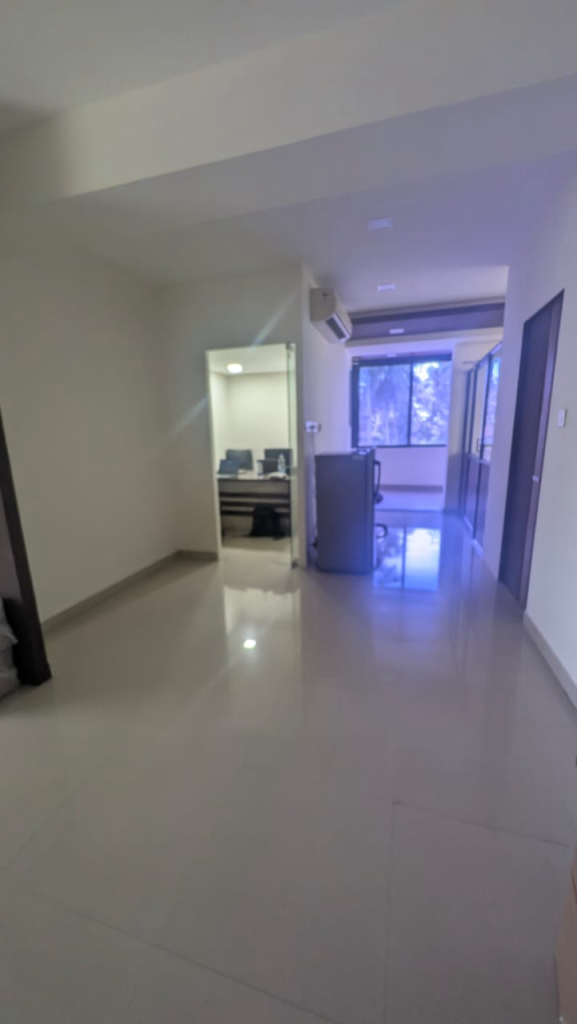
#> input picture docs/roza-lab-interior/images/current/originals/e8acd304-90fe-442a-97bd-2090052adc13.jpg, 577 x 1024 px, found by its file name
$ python generate_assets.py
#> lines starting #> are read from the running program, lines starting #| are printed output that depends on the picture
"""Build the reproducible Roza Lab survey plates and schematic drawing assets.

Run from the repository root:
    python3 docs/roza-lab/generate_assets.py

The plan is an evidence-led schematic, deliberately not a measured construction
drawing.  It copies the owner-supplied originals, adds relative-direction
overlays, imports the six generated concept visuals, and writes SVG diagrams.
"""

from __future__ import annotations

import shutil
from pathlib import Path

from PIL import Image, ImageDraw, ImageFont


ROOT = Path(__file__).resolve().parent
SOURCE = Path("/home/ubuntu/.cursor/projects/workspace/assets")
GENERATED = Path("/opt/cursor/artifacts/assets")
ORIGINALS = ROOT / "survey" / "originals"
PLATES = ROOT / "survey" / "directional-plates"
VISUALS = ROOT / "visuals"
DIAGRAMS = ROOT / "diagrams"

FONT_PATH = "/usr/share/fonts/truetype/dejavu/DejaVuSans.ttf"
FONT_BOLD_PATH = "/usr/share/fonts/truetype/dejavu/DejaVuSans-Bold.ttf"


PHOTOS = [
    {
        "id": "P01",
        "source": "e8acd304-90fe-442a-97bd-2090052adc13.jpg",
        "zone": "Central hall / monitoring approach",
        "camera": "South end of the open hall",
        "facing": "toward the AC, refrigerator and daylight glazing",
        "left": "doorway to the compact glass office",
        "ahead": "AC, fridge and foliage-facing end",
        "right": "solid wall and glazed/corridor edge",
        "note": "Duplicate view retained as supplied. Project north is the exterior foliage / glazing reference, not true north.",
    },
    {
        "id": "P02",
        "source": "5f3dec56-d61d-4556-9051-56d58ba2bac9.jpg",
        "zone": "Central hall / monitoring approach",
        "camera": "South end of the open hall",
        "facing": "toward the AC, refrigerator and daylight glazing",
        "left": "doorway to the compact glass office",
        "ahead": "AC, fridge and foliage-facing end",
        "right": "solid wall and glazed/corridor edge",
        "note": "Duplicate view retained as supplied. Project north is the exterior foliage / glazing reference, not true north.",
    },
    {
        "id": "P03",
        "source": "3f109f5a-196f-46a1-b4e0-116515d6f525.jpg",
        "zone": "Compact glass office",
        "camera": "At the office doorway",
        "facing": "toward the high black-framed window",
        "left": "existing desk and loose task chair",
        "ahead": "small exterior window and blank wall",
        "right": "full-height glass partition and pull handle",
        "note": "Low ceiling, fixed glazing and narrow width limit desk depth; retain clear door swing.",
    },
    {
        "id": "P04",
        "source": "a59f8d44-2e2b-443b-bca3-962ba1f1f003.jpg",
        "zone": "Entry-side narrow corridor",
        "camera": "Inner end of the narrow passage",
        "facing": "toward the striped-glass door / bright end",
        "left": "continuous solid wall",
        "ahead": "frosted horizontal-stripe glass door",
        "right": "tall dark-brown dividing partition",
        "note": "A protected egress passage: keep it free of storage and preserve the glass-door clearance.",
    },
    {
        "id": "P05",
        "source": "c6e56543-6619-4a1f-bfe8-def7064e6074.jpg",
        "zone": "Glass-fronted lab / workroom",
        "camera": "Central hall, immediately outside the lab door",
        "facing": "into the existing counter room",
        "left": "desk counter and task seating",
        "ahead": "rear worktop and blind-covered window",
        "right": "long sample counter with red-lid jars and microwave",
        "note": "Existing counters, glass frontage, blinds and wood-slat lower panels are retained as design anchors.",
    },
    {
        "id": "P06",
        "source": "7b745c99-ef3e-4d91-9d99-bcb1cdc725d2.jpg",
        "zone": "Glass-fronted lab / workroom",
        "camera": "Central hall, immediately outside the lab door",
        "facing": "into the existing counter room",
        "left": "desk counter and task seating",
        "ahead": "rear worktop and blind-covered window",
        "right": "long sample counter with red-lid jars and microwave",
        "note": "Duplicate view retained as supplied; counters support the proposed test lab and QC station.",
    },
    {
        "id": "P07",
        "source": "10a6ab4c-07bc-44d3-b6e5-3cb625ba9828.jpg",
        "zone": "Compact glass office",
        "camera": "At the office doorway",
        "facing": "toward the high black-framed window",
        "left": "existing desk and task chair",
        "ahead": "small exterior window and blank wall",
        "right": "full-height glass partition and pull handle",
        "note": "Repeat of P03 view; confirms compact office proportions and glazing condition.",
    },
    {
        "id": "P08",
        "source": "dd4b80d3-4949-44e4-b96f-bb147a325c15.jpg",
        "zone": "Long window gallery",
        "camera": "Gallery connection / inner end",
        "facing": "toward the corner of black-framed foliage windows",
        "left": "corner exterior glazing",
        "ahead": "tropical foliage-facing windows",
        "right": "white wall, fan and opening back to hall",
        "note": "Dark wood ceiling, square lights, fan and long daylight edge are key fixed character elements.",
    },
    {
        "id": "P09",
        "source": "2d3e378c-6bee-44d5-9e37-8e2e0d7f6024.jpg",
        "zone": "Window gallery looking to central hall",
        "camera": "Inside the gallery near the foliage windows",
        "facing": "toward the black threshold and central hall",
        "left": "glass-fronted lab / wood-slat panels",
        "ahead": "hall, AC and circulation connection",
        "right": "open gallery edge and task chair",
        "note": "The black threshold marks the transition between the wood-ceiling gallery and central circulation.",
    },
    {
        "id": "P10",
        "source": "13d6bde0-d9af-461e-9d35-7688d56c4305.jpg",
        "zone": "Window gallery looking to central hall",
        "camera": "Inside the gallery near the foliage windows",
        "facing": "toward the black threshold and central hall",
        "left": "glass-fronted lab / wood-slat panels",
        "ahead": "hall, AC and circulation connection",
        "right": "open gallery edge and task chair",
        "note": "Duplicate view retained as supplied; confirms lab-to-gallery adjacency.",
    },
    {
        "id": "P11",
        "source": "4ce4fd53-0f12-4cdf-bb45-f481b5c2a0d3.jpg",
        "zone": "Long window gallery",
        "camera": "Gallery connection / inner end",
        "facing": "toward the corner of black-framed foliage windows",
        "left": "corner exterior glazing",
        "ahead": "tropical foliage-facing windows",
        "right": "white wall, fan and opening back to hall",
        "note": "Repeat of P08; wall fan and retained ceiling establish the practical environmental constraints.",
    },
    {
        "id": "P12",
        "source": "e38c5f61-9c20-4271-9b9e-b785c86ce581.jpg",
        "zone": "Long window gallery, reverse view",
        "camera": "Foliage-window end of gallery",
        "facing": "back along the long room toward its opening",
        "left": "solid wall and wall-mounted fan",
        "ahead": "end wall with return opening",
        "right": "continuous black-framed exterior windows",
        "note": "Reverse view confirms the room is a long, narrow gallery rather than a large open hall.",
    },
    {
        "id": "P13",
        "source": "16c13832-2a0d-4ec4-a40b-f8ec73feec53.jpg",
        "zone": "Long window gallery, reverse view",
        "camera": "Foliage-window end of gallery",
        "facing": "back along the long room toward its opening",
        "left": "solid wall and wall-mounted fan",
        "ahead": "end wall with return opening",
        "right": "continuous black-framed exterior windows",
        "note": "Duplicate reverse view retained as supplied; confirms an unobstructed linear circulation path.",
    },
]

CONCEPTS = {
    "ceo-office.png": "roza-ceo-office-concept.png",
    "marketing-hub.png": "roza-marketing-hub-concept.png",
    "qc-rd.png": "roza-qc-rd-concept-v2.png",
    "roastery-test-lab.png": "roza-roastery-test-lab-concept.png",
    "monitoring-station.png": "roza-monitoring-station-concept.png",
    "gallery-circulation.png": "roza-gallery-circulation-concept.png",
}


def font(size: int, bold: bool = False) -> ImageFont.FreeTypeFont:
    return ImageFont.truetype(FONT_BOLD_PATH if bold else FONT_PATH, size=size)


def bounded_text(draw: ImageDraw.ImageDraw, xy: tuple[int, int], text: str, max_width: int, fnt, fill) -> int:
    """Draw word-wrapped copy and return its final y coordinate."""
    x, y = xy
    words, line = text.split(), ""
    for word in words:
        proposal = f"{line} {word}".strip()
        if draw.textbbox((0, 0), proposal, font=fnt)[2] > max_width and line:
            draw.text((x, y), line, font=fnt, fill=fill)
            y += fnt.size + 7
            line = word
        else:
            line = proposal
    if line:
        draw.text((x, y), line, font=fnt, fill=fill)
        y += fnt.size + 7
    return y


def draw_compass(draw: ImageDraw.ImageDraw, cx: int, cy: int) -> None:
    navy, amber, cream = "#1F2933", "#D79A3B", "#FFF8ED"
    draw.ellipse((cx - 49, cy - 49, cx + 49, cy + 49), outline=cream, width=3)
    draw.line((cx, cy + 34, cx, cy - 34), fill=amber, width=6)
    draw.polygon([(cx, cy - 44), (cx - 9, cy - 21), (cx + 9, cy - 21)], fill=amber)
    draw.line((cx - 31, cy, cx + 31, cy), fill=cream, width=2)
    draw.text((cx - 7, cy - 73), "N*", font=font(17, True), fill=cream)
    draw.text((cx + 55, cy - 9), "E", font=font(15, True), fill=cream)
    draw.text((cx - 7, cy + 51), "S", font=font(15, True), fill=cream)
    draw.text((cx - 72, cy - 9), "W", font=font(15, True), fill=cream)


def make_plate(record: dict) -> None:
    source = SOURCE / record["source"]
    original = ORIGINALS / f"{record['id']}.jpg"
    plate = PLATES / f"{record['id']}-directional.jpg"
    shutil.copy2(source, original)

    image = Image.open(source).convert("RGB")
    max_width = 1050
    if image.width > max_width:
        image = image.resize((max_width, round(image.height * max_width / image.width)), Image.Resampling.LANCZOS)
    header_h, footer_h = 216, 252
    canvas = Image.new("RGB", (image.width, image.height + header_h + footer_h), "#1F2933")
    canvas.paste(image, (0, header_h))
    draw = ImageDraw.Draw(canvas, "RGBA")

    draw.rectangle((0, 0, image.width, header_h), fill="#1F2933")
    draw.text((28, 23), f"{record['id']}  /  CURRENT-CONDITIONS SURVEY", font=font(19, True), fill="#E8B65E")
    title_bottom = bounded_text(
        draw,
        (28, 53),
        record["zone"].upper(),
        image.width - 195,
        font(25, True),
        "#FFF8ED",
    )
    draw.text((28, title_bottom + 1), "N* = exterior foliage / glazing (project reference)", font=font(15), fill="#D7E3EA")
    draw.text((28, title_bottom + 26), "Relative labels: camera-facing, left, ahead, right.", font=font(15), fill="#D7E3EA")
    draw_compass(draw, image.width - 87, 101)

    # Directional field-of-view arrow in the image body.
    center_x, center_y = image.width // 2, header_h + int(image.height * 0.62)
    draw.line((center_x, header_h + image.height - 60, center_x, center_y), fill="#E8B65E", width=9)
    draw.polygon(
        [(center_x, center_y - 26), (center_x - 19, center_y + 17), (center_x + 19, center_y + 17)],
        fill="#E8B65E",
    )
    tag = "CAMERA FACING"
    tag_box = draw.textbbox((0, 0), tag, font=font(16, True))
    tag_w = tag_box[2] - tag_box[0] + 22
    draw.rounded_rectangle(
        (center_x - tag_w // 2, center_y + 32, center_x + tag_w // 2, center_y + 61),
        radius=10,
        fill="#1F2933CC",
    )
    draw.text((center_x - tag_w // 2 + 11, center_y + 37), tag, font=font(16, True), fill="#FFF8ED")

    footer_y = header_h + image.height
    draw.rectangle((0, footer_y, image.width, canvas.height), fill="#1F2933")
    y = footer_y + 24
    y = bounded_text(draw, (38, y), f"CAMERA POSITION  {record['camera']}", image.width - 76, font(20, True), "#FFF8ED")
    y += 5
    y = bounded_text(draw, (38, y), f"AHEAD  {record['facing']}", image.width - 76, font(19), "#D7E3EA")
    y = bounded_text(draw, (38, y), f"LEFT  {record['left']}     |     RIGHT  {record['right']}", image.width - 76, font(19), "#D7E3EA")
    bounded_text(draw, (38, y + 2), f"* {record['note']}", image.width - 76, font(16), "#E8B65E")
    canvas.save(plate, quality=92, optimize=True)


# [130 lines left out: functions write_plan, write_monitoring, not called in this run]


def main() -> None:
    for folder in (ORIGINALS, PLATES, VISUALS, DIAGRAMS):
        folder.mkdir(parents=True, exist_ok=True)
    for record in PHOTOS:
        make_plate(record)
#> in make_plate, image is the input picture: PIL image 577x1024 RGB; mean R, G, B 119.8, 118, 126
#> in make_plate, `canvas = Image.new("RGB", (image.width, image.height + header_h + foot..`:
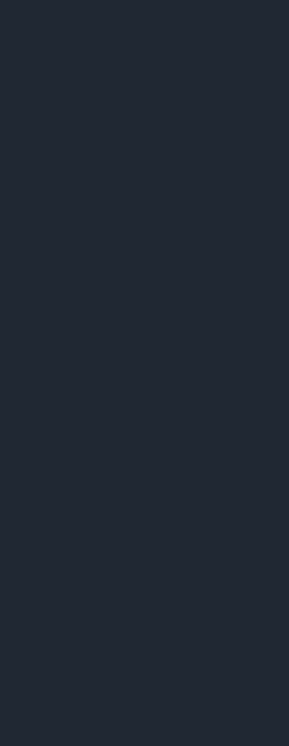
#> canvas: PIL image 577x1492 RGB (shown at 1/2 size); mean R, G, B 31, 41, 51
#> in make_plate, `canvas.paste(image, (0, header_h))`:
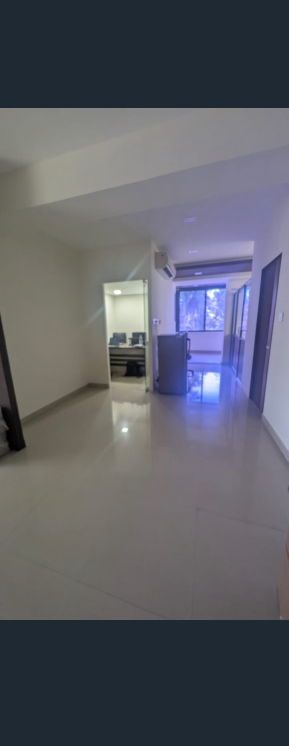
#> canvas: PIL image 577x1492 RGB (shown at 1/2 size); mean R, G, B 91.9, 93.9, 102.5
#> in make_plate, `title_bottom = bounded_text( draw, (28, 53), record["zone"].upper(), i..`: title_bottom = 117
#> in make_plate, `tag_box = draw.textbbox((0, 0), tag, font=font(16, True))`: tag_box = (0, 3, 147, 15)
#> in make_plate, `tag_w = tag_box[2] - tag_box[0] + 22`: tag_w = 169
#> in make_plate, `y = bounded_text(draw, (38, y), f"CAMERA POSITION  {record['camera']}"..`: y = 1318
#> in make_plate, `y += 5`: y = 1323
#> in make_plate, `y = bounded_text(draw, (38, y), f"AHEAD  {record['facing']}", image.wi..`: y = 1375
#> in make_plate, `y = bounded_text(draw, (38, y), f"LEFT  {record['left']}     |     RIG..`: y = 1427
#> in make_plate, `canvas.save(plate, quality=92, optimize=True)`:
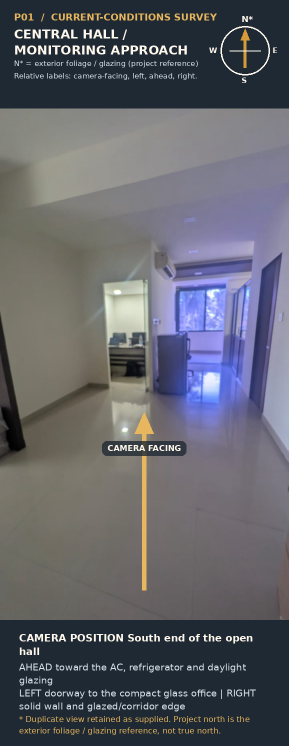
#> saved as P01-directional.jpg: PIL image 577x1492 RGB (shown at 1/2 size); mean R, G, B 97.4, 98.6, 106.1
#> pass 2 of the loop in main, `for record in PHOTOS:`:
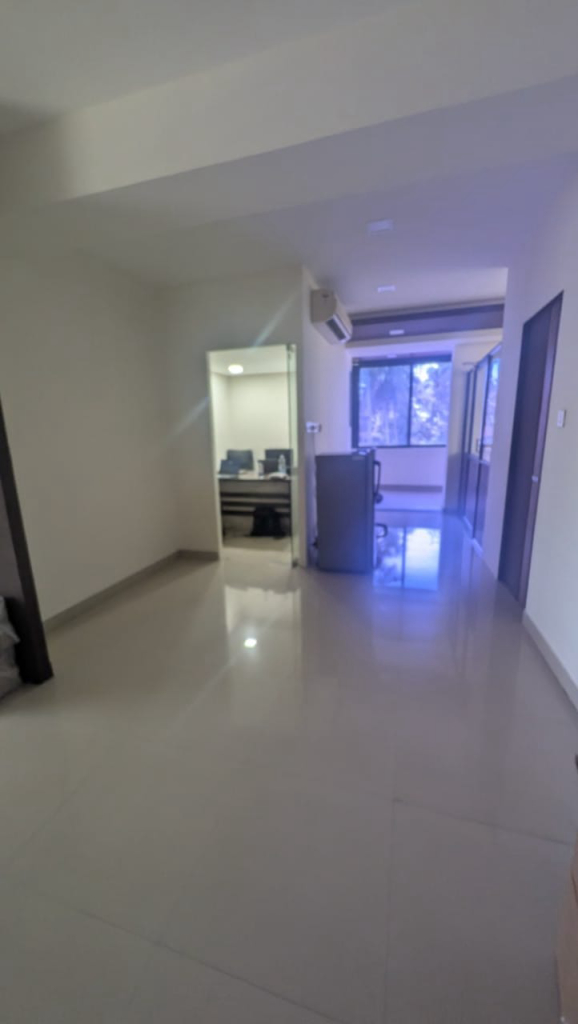
#> input picture docs/roza-lab-interior/images/current/originals/5f3dec56-d61d-4556-9051-56d58ba2bac9.jpg, 578 x 1024 px, found by its file name
#> in make_plate, image is the input picture: PIL image 578x1024 RGB; mean R, G, B 119.2, 117.6, 125.5
#> in make_plate (call 2), `canvas.paste(image, (0, header_h))`:
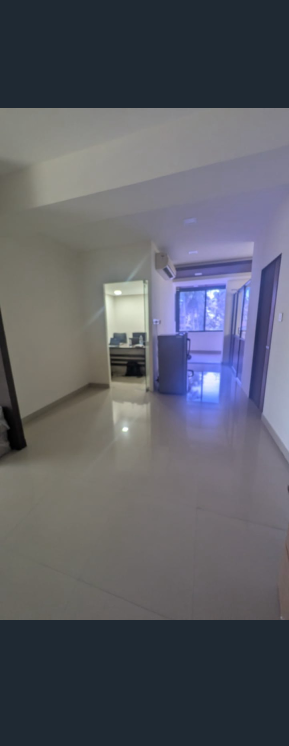
#> canvas: PIL image 578x1492 RGB (shown at 1/2 size); mean R, G, B 91.5, 93.6, 102.1
#> in make_plate (call 2), `y = bounded_text(draw, (38, y), f"CAMERA POSITION  {record['camera']}"..`: y = 1318
#> in make_plate (call 2), `y += 5`: y = 1323
#> in make_plate (call 2), `y = bounded_text(draw, (38, y), f"AHEAD  {record['facing']}", image.wi..`: y = 1375
#> in make_plate (call 2), `y = bounded_text(draw, (38, y), f"LEFT  {record['left']}     |     RIG..`: y = 1427
#> in make_plate (call 2), `canvas.save(plate, quality=92, optimize=True)`:
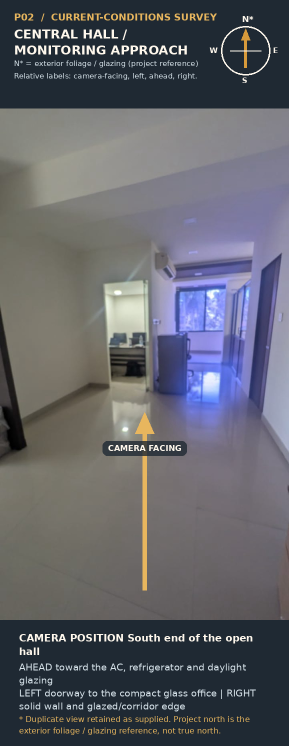
#> saved as P02-directional.jpg: PIL image 578x1492 RGB (shown at 1/2 size); mean R, G, B 97, 98.3, 105.7
#> pass 3 of the loop in main, `for record in PHOTOS:`:
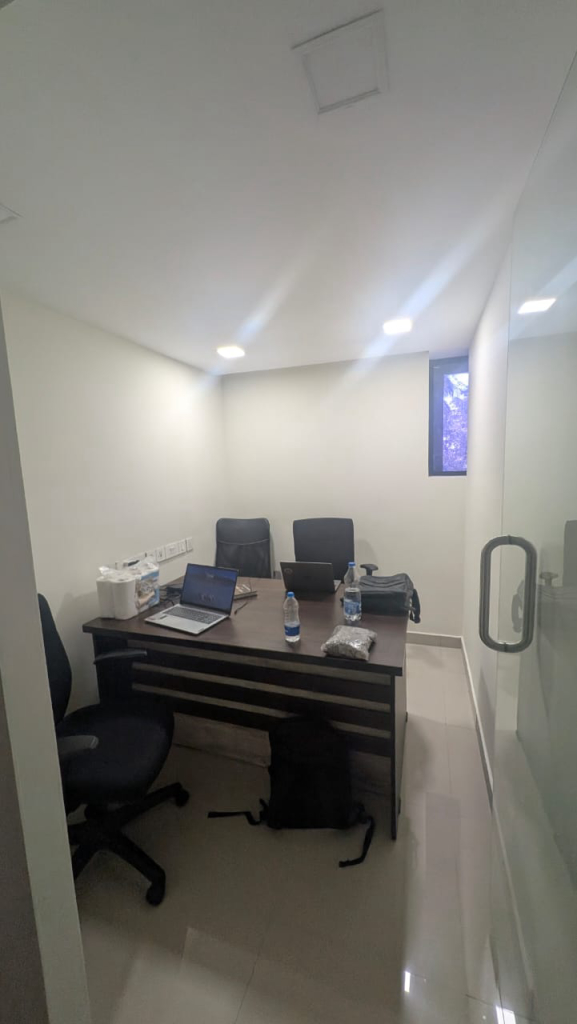
#> input picture docs/roza-lab-interior/images/current/originals/3f109f5a-196f-46a1-b4e0-116515d6f525.jpg, 577 x 1024 px, found by its file name
#> in make_plate, image is the input picture: PIL image 577x1024 RGB; mean R, G, B 130.2, 128.4, 122.9
#> in make_plate (call 3), `canvas.paste(image, (0, header_h))`:
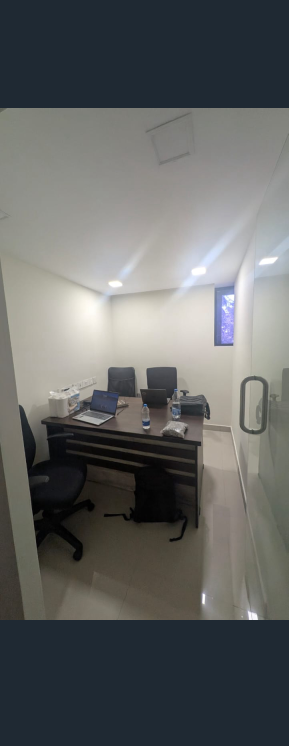
#> canvas: PIL image 577x1492 RGB (shown at 1/2 size); mean R, G, B 99.1, 101, 100.3
#> title_bottom = 85
#> in make_plate (call 3), `y = bounded_text(draw, (38, y), f"CAMERA POSITION  {record['camera']}"..`: y = 1291
#> in make_plate (call 3), `y += 5`: y = 1296
#> in make_plate (call 3), `y = bounded_text(draw, (38, y), f"AHEAD  {record['facing']}", image.wi..`: y = 1322
#> in make_plate (call 3), `y = bounded_text(draw, (38, y), f"LEFT  {record['left']}     |     RIG..`: y = 1374
#> in make_plate (call 3), `canvas.save(plate, quality=92, optimize=True)`:
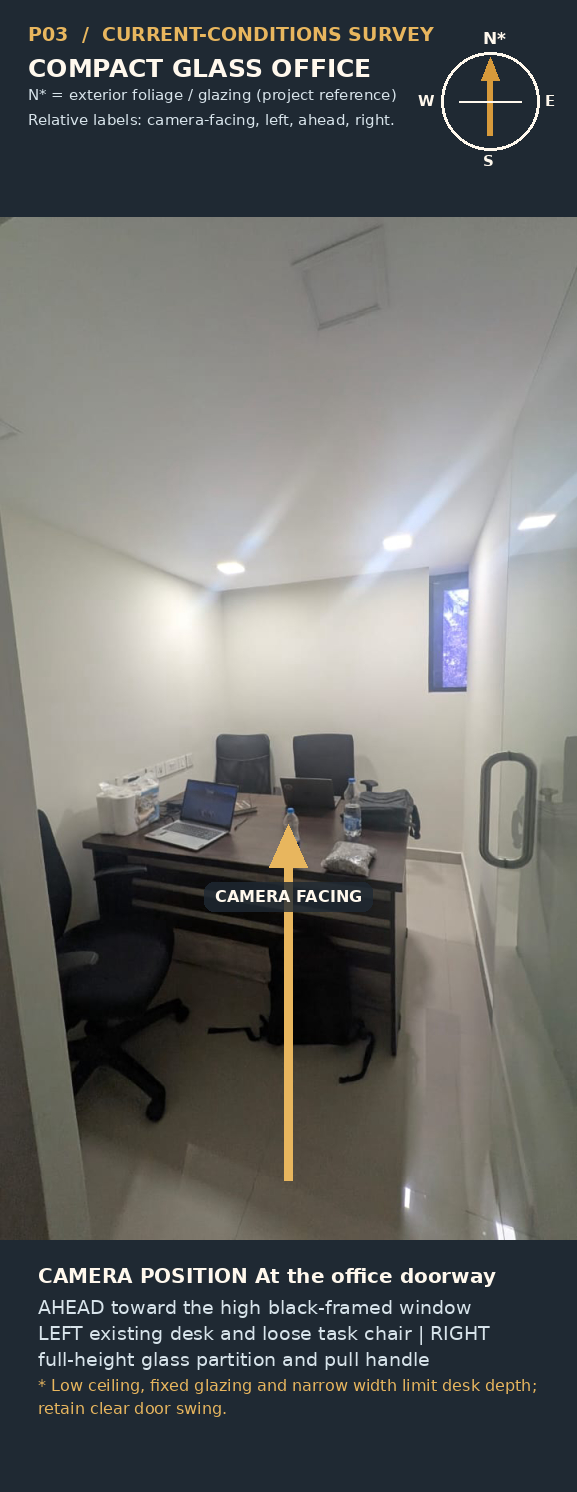
#> saved as P03-directional.jpg: PIL image 577x1492 RGB; mean R, G, B 104.5, 105.7, 104
#> the loop made 7 passes; the first 3 are shown
    for target, source in CONCEPTS.items():
        source_path = GENERATED / source
        if not source_path.exists():
            raise FileNotFoundError(f"Generated concept image is missing: {source_path}")
        shutil.copy2(source_path, VISUALS / target)
    write_plan()
    write_monitoring()
    print(f"Wrote {len(PHOTOS)} originals, {len(PHOTOS)} directional plates, {len(CONCEPTS)} concepts and 2 diagrams.")


if __name__ == "__main__":
#> (the run stopped early here; a loop or call above may not have finished)
